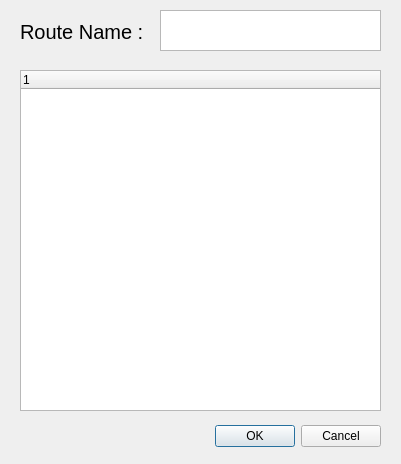
<?xml version="1.0" encoding="UTF-8"?>
<ui version="4.0">
 <class>cNewRouteWindow</class>
 <widget class="QDialog" name="cNewRouteWindow">
  <property name="geometry">
   <rect>
    <x>0</x>
    <y>0</y>
    <width>401</width>
    <height>464</height>
   </rect>
  </property>
  <property name="windowTitle">
   <string>Dialog</string>
  </property>
  <widget class="QDialogButtonBox" name="buttonBox">
   <property name="geometry">
    <rect>
     <x>40</x>
     <y>420</y>
     <width>341</width>
     <height>32</height>
    </rect>
   </property>
   <property name="orientation">
    <enum>Qt::Horizontal</enum>
   </property>
   <property name="standardButtons">
    <set>QDialogButtonBox::Cancel|QDialogButtonBox::Ok</set>
   </property>
  </widget>
  <widget class="QTextEdit" name="textEdit_routeName">
   <property name="geometry">
    <rect>
     <x>160</x>
     <y>10</y>
     <width>221</width>
     <height>41</height>
    </rect>
   </property>
  </widget>
  <widget class="QLabel" name="label_routeName">
   <property name="geometry">
    <rect>
     <x>20</x>
     <y>17</y>
     <width>181</width>
     <height>30</height>
    </rect>
   </property>
   <property name="font">
    <font>
     <pointsize>15</pointsize>
    </font>
   </property>
   <property name="text">
    <string>Route Name : </string>
   </property>
  </widget>
  <widget class="QTreeWidget" name="treeWidget_left">
   <property name="geometry">
    <rect>
     <x>20</x>
     <y>70</y>
     <width>361</width>
     <height>341</height>
    </rect>
   </property>
   <column>
    <property name="text">
     <string notr="true">1</string>
    </property>
   </column>
  </widget>
 </widget>
 <resources/>
 <connections>
  <connection>
   <sender>buttonBox</sender>
   <signal>accepted()</signal>
   <receiver>cNewRouteWindow</receiver>
   <slot>accept()</slot>
   <hints>
    <hint type="sourcelabel">
     <x>248</x>
     <y>254</y>
    </hint>
    <hint type="destinationlabel">
     <x>157</x>
     <y>274</y>
    </hint>
   </hints>
  </connection>
  <connection>
   <sender>buttonBox</sender>
   <signal>rejected()</signal>
   <receiver>cNewRouteWindow</receiver>
   <slot>reject()</slot>
   <hints>
    <hint type="sourcelabel">
     <x>316</x>
     <y>260</y>
    </hint>
    <hint type="destinationlabel">
     <x>286</x>
     <y>274</y>
    </hint>
   </hints>
  </connection>
 </connections>
</ui>
